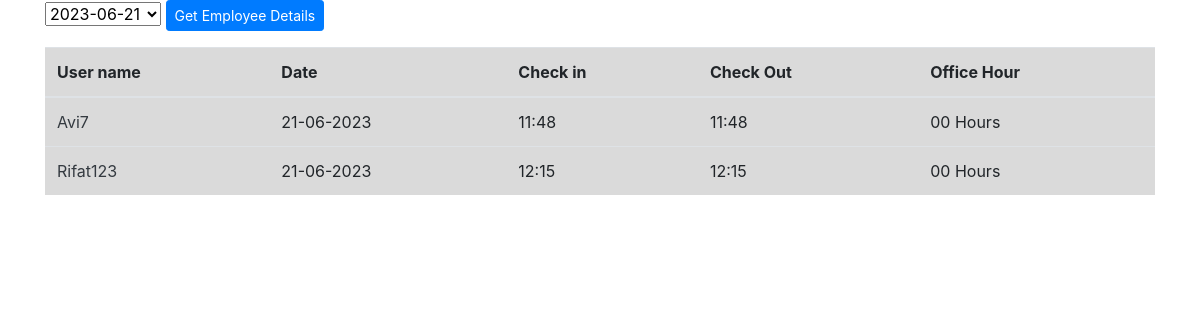
The page /employee_report.php on the database its author committed.
### tables this page shows
CREATE TABLE `check_ins` (
  `id` int(5) NOT NULL,
  `username` varchar(10) NOT NULL,
  `check_in_time` datetime NOT NULL,
  `check_out_time` datetime NOT NULL
);

### employee_report.php (the view, shortened to what this page needs)
<?php
$conn = mysqli_connect("localhost","root","");
$sql = "SELECT DISTINCT DATE(check_in_time) AS check_in_date FROM check_ins";
$result = $conn->query($sql);
$dates = array();
for ($i = 7; $i > 0; $i--) {
    $date = date('Y-m-d', strtotime("-$i days"));
    $dates[] = $date;
}
if ($result->num_rows > 0) {
    while ($row = $result->fetch_assoc()) {
        $dates[] = $row['check_in_date'];
    }
}
$selected_date = isset($_POST['selected_date']) ? $_POST['selected_date'] : date('Y-m-d');
?>
<!DOCTYPE html>
<html lang="en">
<head>
    <link rel="stylesheet" type="text/css" href="resources/css/style.css">
    <link rel="stylesheet" type="text/css" href="css/bootstrap.min.css">
</head>
<body>
    <div class="row">
    <div class="container table-responsive-md">
        <div class="form-group">
            <form method="POST" action="">
                <select name="selected_date">
                    <?php foreach ($dates as $date) : ?>
                        <option value="<?php echo $date; ?>" <?php if ($selected_date === $date) echo 'selected'; ?>>
                            <?php echo $date; ?>
                        </option>
                    <?php endforeach; ?>
                </select>
                <input type="submit" class="btn btn-sm btn-primary" value="Get Employee Details">
            </form>
        </div>
		<table class="table">
        <thead>
			<tr class="table-active">
				<th scope="col">User name</th>
                <th scope="col">Date</th>
				<th scope="col">Check in</th>
				<th scope="col">Check Out</th>
				<th scope="col">Office Hour</th>
			</tr>
			</thead>
			<tbody>
				<?php
					$connection = mysqli_connect("localhost","root","");
					$query = "select * from check_ins WHERE DATE(check_in_time) = '$selected_date' ORDER BY `id` ASC ";
					$query_run = mysqli_query($connection,$query);
					while($row = mysqli_fetch_assoc($query_run)){
						?>
						<tr class="table-active">
							<td class="list"> <a href="individual_emp_report.php" class="text-dark"><?php echo $row['username'] ?></a></td>
                            <td class="list">
                                <?php
                                    $checkInTime =  new DateTime($row['check_in_time']);
                                    echo  $checkInTime->format('d-m-Y');
                                ?>
                            </td>
                            <td class="list">
                                <?php
                                    $checkInTime =  new DateTime($row['check_in_time']);
                                    echo  $checkInTime->format('H:i');
                                ?>
                            </td>
                            <td class="list">
                                <?php
                                    $checkOutTime = new DateTime($row['check_out_time']);
                                    echo  $checkOutTime->format('H:i');
                                ?>
                            </td>
                            <td class="list">
                                <?php
                                    $duration =  $checkInTime->diff($checkOutTime);
                                    echo  $duration->format('%H')." "."Hours";
                                ?>
                            </td>
						</tr>
				<?php
				    }
				?>
			</tbody>
		</table>
    </div>
    </div>
</body>
</html>

### rows shown on the page
check_ins: username "Avi7", check_in_time "21-06-2023", check_in_time "11:48", check_out_time "11:48", $duration->format('%H') "00"
check_ins: username "Rifat123", check_in_time "21-06-2023", check_in_time "12:15", check_out_time "12:15", $duration->format('%H') "00"

### other values the page prints
form field selected_date "2023-06-21"
